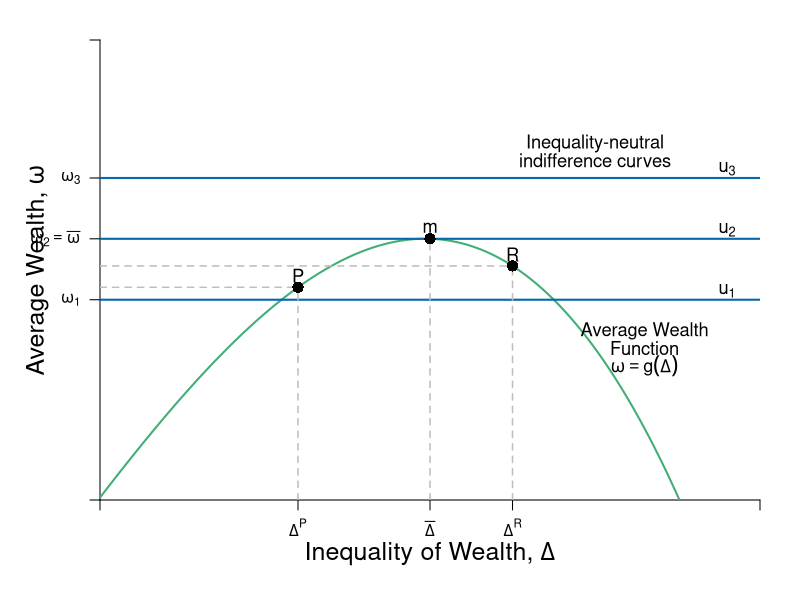

Reproduce this figure in R.
#Graph Designer: Simon Halliday & Riley Boeth '17
#Authors: Bowles, Foley and Halliday
#Title: Coordination, Conflict and Competition: A Text in Microeconomics

library(shape)
pdf(file = "risk/risks_inequality_neutral.pdf", width = 10, height = 8)


#Set parameters for graphics
axislabelsize <- 1.5
labelsize <- 1.1
graphlinewidth <- 2
segmentlinewidth <- 1.5

COL <- c("#7fc97f", "#beaed4", "#fdc086", "#ffff99", "#386cb0", "#f0027f", "#bf5b17", "#666666")
COLA <- c("#e0f3db", "#99d8c9","#66c2a4","#41ae76", "#238b45", "#005824")
COLB <- c("#c6dbef", "#4eb3d3", "#2b8cbe", "#0868ac","#084081")
COLC <- c("#fcfbfd", "#efedf5", "#dadaeb", "#bcbddc", "#9e9ac8", "#807dba", "#6a51a3", "#54278f", "#3f007d")

#Edited the margins to cater for the larger LHS labels
par(mar =  c(5, 5, 2, 2))

#Indifference curves of a risk-averse homo economicus (2nd graph out of the two for 4.7)

indiffA <- function(x, ua = 2, slope = 1/12) {
  ua + slope*(x)^2
}

#Average wealth function 

avgwealth <- function(x){
  (1.08)*((-1/35)*(((-((.9)*x-36))^2))+36.8+((-1/10)*(x-4)+(-1/1000)*((x-3)^3)))
}

#Add limits on axes and levels of utility for each indifference curve
ylims <- c(0, 40)
xlims <- c(0, 40)

npts <- 501 
x <- seq(xlims[1], xlims[2], length.out = npts)
y <- seq(ylims[1], ylims[2], length.out = npts) 

plot(0, 0, xlim = xlims, ylim = ylims, type = "n",
     xlab = expression(paste("")),
     ylab = expression(paste("")), 
     xaxt = "n", 
     yaxt = "n", 
     cex.lab = axislabelsize, 
     bty = "n", 
     xaxs="i", 
     yaxs="i"
)

#x and y limits with plain axes without ticks/numbers to match previous graph

#ticksx <- seq(from = 0, to = xlims[2]+1, by = 4)
#xlabels <- seq(from = 0, to = xlims[2], by = 1)
ticksx <- c(xlims[1], 12,  20, 25, xlims[2])
xlabels <- c(NA, expression(paste(Delta^P)), expression(paste(bar(Delta) )), expression(paste(Delta^R)), NA)
#ticksy <- seq(from = 0, to = ylims[2]+1, by = 4)
#ylabels <- seq(from = 0, to = ylims[2], by = 1)
ticksy <- c(ylims[1], avgwealth(11), avgwealth(20), 28, ylims[2])
ylabels <- c(NA, expression(paste(omega[1])), expression(paste(omega[2] == bar(omega) )), expression(paste(omega[3])), NA)
#text(-1, avgwealth(8)+7, expression(paste(omega, ""[R],"'")), xpd = TRUE, cex = labelsize)
#text(-1, avgwealth(8), expression(paste(omega, ""[e],"'")),  xpd = TRUE, cex = labelsize)
#text(-1, avgwealth(8)-7, expression(paste(omega, ""[P],"'")),  xpd = TRUE, cex = labelsize)


#text(8, -.9, expression(paste(Delta, ""[e],"`")),  xpd = TRUE,  cex = labelsize)
#text(12, -.9, expression(paste(Delta, ""[rawls])), xpd = TRUE, cex = labelsize)
#text(15, -.9, expression(paste(Delta, ""[e])),  xpd = TRUE,  cex = labelsize)
#text(20, -.9, expression(paste(Delta,""[max])),  xpd = TRUE,  cex = labelsize)
#text(25, -.9, expression(paste(Delta, ""[Wealthiest], " "[Rich])),  xpd = TRUE,  cex = labelsize)




axis(1,at = ticksx,  pos = 0, labels = xlabels)
axis(2,at = ticksy,  pos = 0, labels = ylabels, las = 1)

npts <- 500 
xx1 <- seq(xlims[1], xlims[2], length.out = npts)
xx2 <- seq(0, xlims[2], length.out = npts)
xx3 <- seq(xlims[1], 0, length.out = npts)
xx4 <- seq(-11, 0, length.out = npts)


# lines(xx1, indiffA(xx1, ua = 2), col = COLB[4], lwd = graphlinewidth)
# lines(xx1, indiffA(xx1, ua = 8.2), col = COLB[4], lwd = graphlinewidth)
# lines(xx1, indiffA(xx1, ua = 14.4), col = COLB[4], lwd = graphlinewidth)
lines(xx1, avgwealth(xx1), col = COLA[4], lwd = graphlinewidth)


#Axis labels and draw linear utility function
mtext(expression(paste("Inequality of Wealth, ", Delta)), side = 1, line = 2.5, cex = axislabelsize)
text(-3.8, 0.5*ylims[2], expression(paste("Average Wealth, ",omega)), xpd = TRUE, cex = axislabelsize, srt = 90) 

#Label various points on line

segments(0, avgwealth(x = 11), xlims[2], avgwealth(x = 11), lty = 1, col = COLB[4], lwd = graphlinewidth)
segments(0, avgwealth(x = 20) , xlims[2], avgwealth(x = 20) , lty = 1, col = COLB[4], lwd = graphlinewidth)
segments(0, 28, xlims[2], 28, lty = 1, col = COLB[4], lwd = graphlinewidth)



# text(8, avgwealth(8)+1, expression(paste(e*minute)), cex = labelsize)
# segments(8, 0, 8, avgwealth(8), lty = 2, col = "gray", lwd = segmentlinewidth)
# segments(0, avgwealth(8), 8, avgwealth(8), lty = 2, col = "gray", lwd = segmentlinewidth)
# points(8, avgwealth(8), pch = 16, col = "black", cex = 1.5)
# 
# segments(25, 0, 25, avgwealth(25), lty = 2, col = "gray", lwd = segmentlinewidth)
# points(25, avgwealth(25), pch = 16, col = "black", cex = 1.5)
# 
text(20, avgwealth(20)+1, expression(paste(m)), cex = labelsize)
segments(20, 0, 20, avgwealth(20), lty = 2, col = "gray", lwd = segmentlinewidth)
points(20, avgwealth(20), pch = 16, col = "black", cex = 1.5)

segments(0, avgwealth(12), 12, avgwealth(12), lty = 2, col = "gray", lwd = segmentlinewidth)
segments(12, 0, 12, avgwealth(12), lty = 2, col = "gray", lwd = segmentlinewidth)
points(12, avgwealth(12), pch = 16, col = "black", cex = 1.5)
text(12, avgwealth(12) + 1, expression(paste(P)), cex = labelsize)

segments(0, avgwealth(25), 25, avgwealth(25), lty = 2, col = "gray", lwd = segmentlinewidth)
segments(25, 0, 25, avgwealth(25), lty = 2, col = "gray", lwd = segmentlinewidth)
points(25, avgwealth(25), pch = 16, col = "black", cex = 1.5)
text(25, avgwealth(25) + 1, expression(paste(R)), cex = labelsize)


# text(14.7, avgwealth(15)+1, expression(paste("e")), cex = labelsize)
# segments(15, 0, 15, avgwealth(15), lty = 2, col = "gray", lwd = segmentlinewidth)
# points(15, avgwealth(15), pch = 16, col = "black", cex = 1.5)
# 
# segments(12, 0, 12, avgwealth(12), lty = 2, col = "gray", lwd = segmentlinewidth)
# points(12, avgwealth(12), pch = 16, col = "black", cex = 1.5)

#Label relevant points on axes

#Add arrow beside y axis and points on axis

# arrows(-1, avgwealth(8)+6, -1, avgwealth(8)+1, col = "black", code =3, arr.type = "simple", xpd = TRUE, length = 0.1, angle = 40, lwd = 3)
# arrows(-1, avgwealth(8)-6, -1, avgwealth(8)-1, col = "black", code = 3, arr.type = "simple", xpd = TRUE, length = 0.1, angle = 40, lwd = 3)

#points(0, avgwealth(8)+7, pch = 16, col = "black", cex = 1.5, xpd = TRUE)
#points(0, avgwealth(8), pch = 16, col = "black", cex = 1.5,xpd = TRUE)
#points(0, avgwealth(8)-7, pch = 16, col = "black", cex = 1.5,xpd = TRUE)

#label the three indifference curves

text(38, 18.2, expression(paste(u[1])), xpd = TRUE, cex = labelsize)
text(38, 23.5, expression(paste(u[2])),  xpd = TRUE, cex = labelsize)
text(38, 28.8, expression(paste(u[3])),  xpd = TRUE, cex = labelsize)



#Label average wealth curve and indifference curves generally

text(33, avgwealth(30)+1.5, expression(paste("Average Wealth")), xpd = TRUE, cex = labelsize)
text(33, avgwealth(30), expression(paste("Function")), xpd = TRUE, cex = labelsize)
text(33, avgwealth(30)-1.5, expression(paste(omega == g(Delta) )), xpd = TRUE, cex = labelsize)

text(30, 31, expression(paste("Inequality-neutral")), xpd = TRUE, cex = labelsize)
text(30, 29.5, expression(paste("indifference curves")), xpd = TRUE, cex = labelsize)



dev.off()
